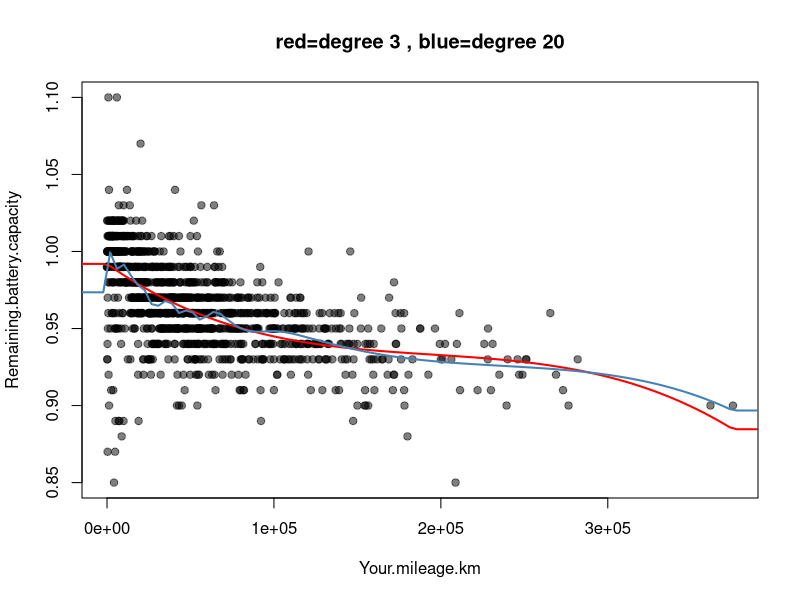
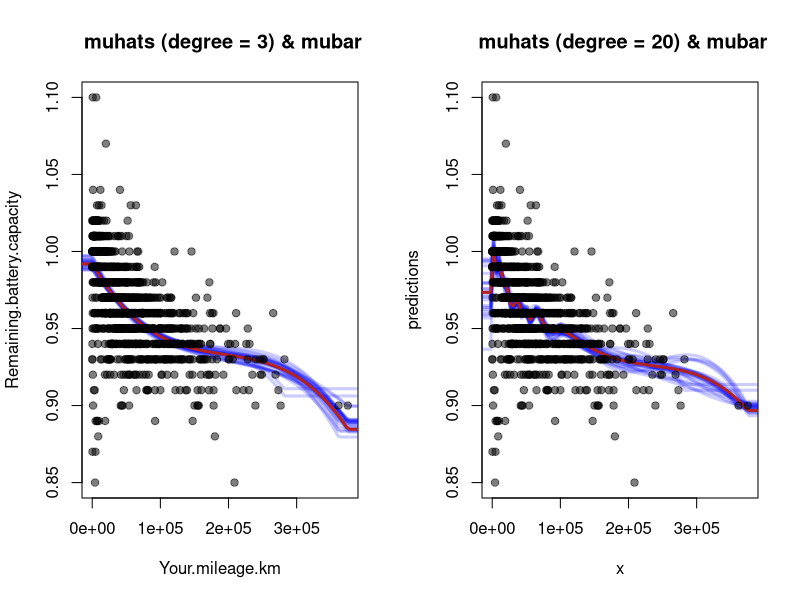

Source code (R) for these figures, in order:
## ---- chunk 1
knitr::opts_chunk$set(echo = TRUE)
## ---- chunk 2
getmuhat <- function(sampleXY, complexity = 1) {
  formula <- paste0("y ~ ",
                    if (complexity==0) "1"
                    else {
                      if (complexity < 3 ) {
                        paste0("poly(x, ", complexity, ", raw = FALSE)") 
                        ## due to Numerical overflow 
                      } else {   
                        ## if complexity >= 20 use a spline.
                        paste0("bs(x, ", complexity, ")") 
                      }
                    }  
  )
  
  fit <- lm(as.formula(formula), data = sampleXY)
  tx = sampleXY$x
  ty = fit$fitted.values
  
  range.X = range(tx)
  val.rY  = c( mean(ty[tx == range.X[1]]), 
               mean(ty[tx == range.X[2]]) )
  
  ## From this we construct the predictor function
  muhat <- function(x){
    if ("x" %in% names(x)) {
      ## x is a dataframe containing the variate named
      ## by xvarname
      newdata <- x
    } else 
      ## x is a vector of values that needs to be a data.frame
    { newdata <- data.frame(x = x) }
    ## The prediction
    ## 
    suppressWarnings({ 
      ypred = predict(fit, newdata = newdata, silent = TRUE)    })
    #val = predict(fit, newdata = newdata)
    ypred[newdata$x < range.X[1]] = val.rY[1]
    ypred[newdata$x > range.X[2]] = val.rY[2]
    ypred
  }
  ## muhat is the function that we need to calculate values 
  ## at any x, so we return this function from getmuhat
  muhat
}

## ---- chunk 3
library(splines)
tesla_data = read.csv("tesla_battery_Survey.csv")
tesla_data$x = tesla_data$Your.mileage.km
tesla_data$y = tesla_data$Remaining.battery.capacity


muhat3  <- getmuhat(tesla_data, 3)
muhat12 <- getmuhat(tesla_data, 20)

xlim <- extendrange(tesla_data$x)

plot(tesla_data[,c('Your.mileage.km', 'Remaining.battery.capacity')],
     pch=19, col= adjustcolor("black", 0.5))
curve(muhat3, from = xlim[1], to = xlim[2], 
      add = TRUE, col="red", lwd=2)
curve(muhat12, from = xlim[1], to = xlim[2], 
      add = TRUE, col="steelblue", lwd=2)
title(main="red=degree 3 , blue=degree 20")

## ---- chunk 4
getSampleComp <- function(pop, size, replace=FALSE) {
  N <- dim(pop)[1]
  samp <- rep(FALSE, N)
  samp[sample(1:N, size, replace = replace)] <- TRUE
  samp
}


### This function will return a data frame containing
### only two variates, an x and a y
getXYSample <- function(xvarname, yvarname, samp, pop) {
  sampData <- pop[samp, c(xvarname, yvarname)]
  names(sampData) <- c("x", "y")
  sampData
}

## ---- chunk 5
m=25
n= 600
samps    <- lapply(1:m, FUN= function(i){getSampleComp(tesla_data, n)})
Ssamples <- lapply(samps, FUN= function(Si){getXYSample("x", "y", Si, tesla_data)})
Tsamples <- lapply(samps, FUN= function(Si){getXYSample("x", "y", !Si, tesla_data)})

muhats3 <- lapply(Ssamples, getmuhat, complexity = 3)
muhats20 <- lapply(Ssamples, getmuhat, complexity = 20)

## ---- chunk 6
par(mfrow=c(1,2))

xvals <- seq(xlim[1], xlim[2], length.out = 200)
plot(tesla_data[,c('Your.mileage.km', 'Remaining.battery.capacity')],
     pch=19, type='n',
     xlab="Your.mileage.km", ylab="Remaining.battery.capacity",
     main= " muhats (degree = 3) & mubar")


for (i in 1:m) {
  curveFn <- muhats3[[i]]
  curve(curveFn, from = xlim[1], to = xlim[2], add=TRUE, col=adjustcolor("blue", 0.2), lwd=3, lty=(1))
}

curve(muhat3,  from = xlim[1], to = xlim[2],
      add=TRUE, col="firebrick", lwd=3)

points(tesla_data[,c('Your.mileage.km', 'Remaining.battery.capacity')],
     pch=19, col= adjustcolor("black", 0.5))


plot(tesla_data[,c('Your.mileage.km', 'Remaining.battery.capacity')],
     pch=19, type='n',
     xlab="x", ylab="predictions",
     main= " muhats (degree = 20) & mubar")

for (i in 1:m) {
  curveFn <- muhats20[[i]]
  curve(curveFn, xlim[1], xlim[2], add=TRUE, col=adjustcolor("blue", 0.2), lwd=3, lty=1)
}

curve(muhat12, xlim[1], xlim[2], add=TRUE, col="firebrick", lwd=3)

points(tesla_data[,c('Your.mileage.km', 'Remaining.battery.capacity')],
     pch=19, col= adjustcolor("black", 0.5))

